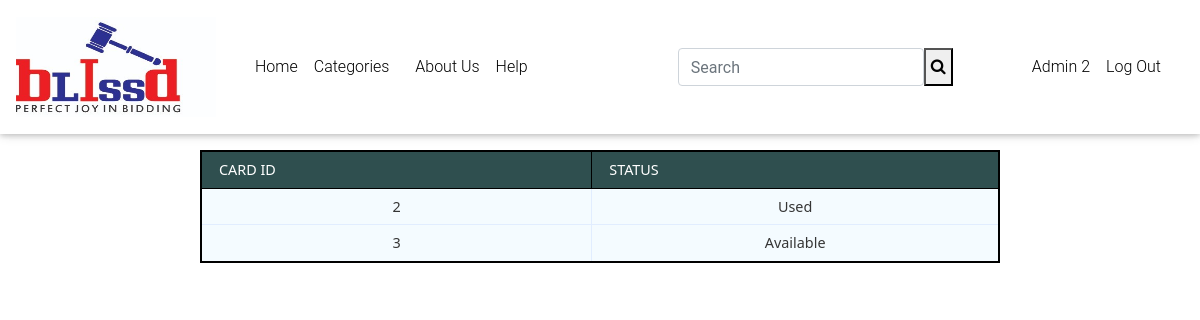
The app's page /Functions/users/right_to_match_cards.php?name=ThreeMonths (signed in) with its own data.
### tables this page shows
CREATE TABLE IF NOT EXISTS `rtmcard` (
  `card_id` int(11) NOT NULL AUTO_INCREMENT,
  `subtype` varchar(11) NOT NULL,
  `user_name` varchar(255) NOT NULL,
  `status` varchar(11) NOT NULL,
  PRIMARY KEY (`card_id`),
  KEY `user_name` (`user_name`)
);

### Functions/users/right_to_match_cards.php (the view, shortened to what this page needs)
<?php
require_once('../../connection/dbconnection.php');
?>
<!DOCTYPE html>
<html lang="en">
<head>
  <link rel="stylesheet" href="https://maxcdn.bootstrapcdn.com/font-awesome/4.7.0/css/font-awesome.min.css">
  <link href="../../Public/css/css/bootstrap.min.css" rel="stylesheet">
  <link href="../../Public/css/css/mdb.min.css" rel="stylesheet">
  <link href="../../Public/css/css/style.min.css" rel="stylesheet">
  <link href="../../Public/css/customstyles.css" rel="stylesheet">
</head>
<body>
<?php
    include('../../components/usertopnavbar.php');?>
    <main style="padding-top: 150px">
    <?php
    $uname=$_GET['name'];
    $query="SELECT * FROM rtmcard WHERE user_name ='$uname'";
    $Rows=mysqli_query($conn,$query);
     echo'<table  style="width:200px;height:100px;border:2px solid black" class="data-table">
  <thead>
  <tr>
    <th>Card ID</th>
    <th>Status</th>
  </tr>
</thead>
<tbody>';
while ($row=mysqli_fetch_array($Rows))
 {
    echo "<td>";
    echo $row['card_id'];
    echo "</td>";
    echo "<td>";
    echo $row['status'];
    echo "</td>";
 echo "</tbody>";
   }
?>
</main>
</body>
</html>

### Functions/users/right_to_match_cards.php (style rules this page uses)
table { margin: auto; font-family: "Lucida Sans Unicode", "Lucida Grande", "Segoe Ui"; font-size: 12px; }
table td { transition: all .5s; }
.data-table { border-collapse: collapse; font-size: 14px; min-width: 800px; }
.data-table th, .data-table td { border: 1px solid #e1edff; padding: 7px 17px; }
.data-table thead th { background-color: #2F4F4F; color: #FFFFFF; border-color:black !important; text-transform: uppercase; }
.data-table tbody td { color: #353535; }
.data-table tbody td:first-child, .data-table tbody td:nth-child(4), .data-table tbody td:last-child { text-align: center; }
.data-table tbody tr:nth-child(odd) td { background-color: #f4fbff; }

### records on screen
rtmcard: card_id "2", status "Used"
rtmcard: card_id "3", status "Available"

### other values on screen
$_SESSION['username'] "Admin 2"
